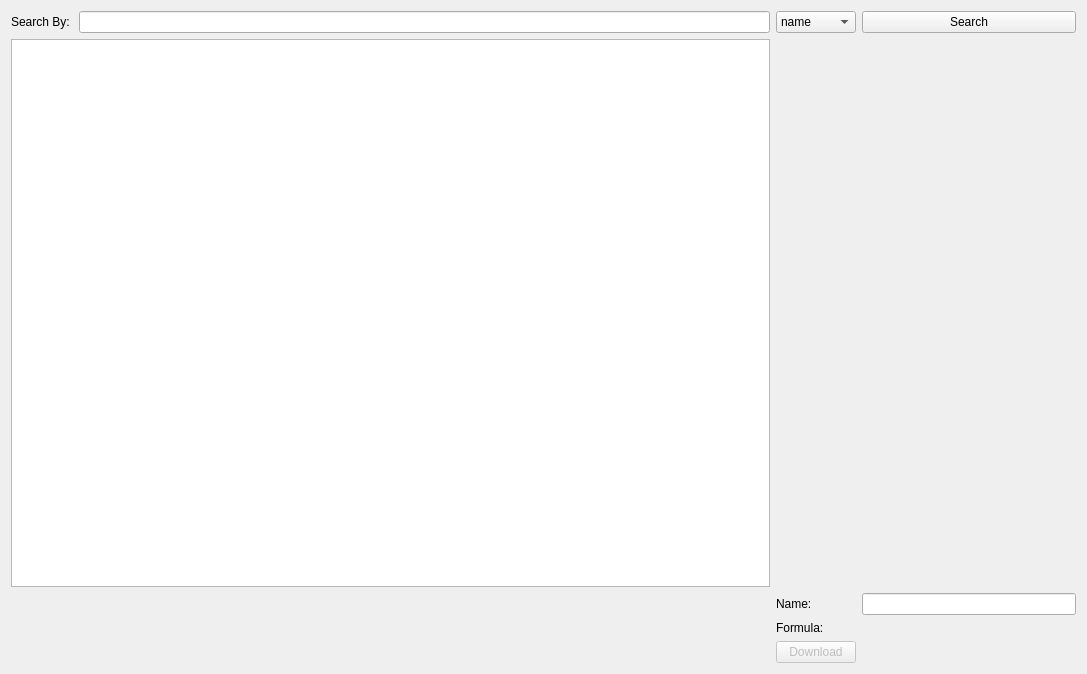
<?xml version="1.0" encoding="UTF-8"?>
<ui version="4.0">
 <class>PQRWidget</class>
 <widget class="QWidget" name="PQRWidget">
  <property name="geometry">
   <rect>
    <x>0</x>
    <y>0</y>
    <width>1087</width>
    <height>674</height>
   </rect>
  </property>
  <property name="sizePolicy">
   <sizepolicy hsizetype="Expanding" vsizetype="Expanding">
    <horstretch>0</horstretch>
    <verstretch>0</verstretch>
   </sizepolicy>
  </property>
  <property name="windowTitle">
   <string>Import From PQR…</string>
  </property>
  <layout class="QHBoxLayout" name="horizontalLayout">
   <item>
    <layout class="QGridLayout" name="gridLayout">
     <item row="2" column="6">
      <widget class="QPushButton" name="searchButton">
       <property name="sizePolicy">
        <sizepolicy hsizetype="Minimum" vsizetype="Fixed">
         <horstretch>0</horstretch>
         <verstretch>0</verstretch>
        </sizepolicy>
       </property>
       <property name="text">
        <string>Search</string>
       </property>
      </widget>
     </item>
     <item row="2" column="1">
      <widget class="QLineEdit" name="molName"/>
     </item>
     <item row="2" column="5">
      <widget class="QComboBox" name="searchTypeBox">
       <property name="sizePolicy">
        <sizepolicy hsizetype="Minimum" vsizetype="Fixed">
         <horstretch>0</horstretch>
         <verstretch>0</verstretch>
        </sizepolicy>
       </property>
       <item>
        <property name="text">
         <string>name</string>
        </property>
       </item>
       <item>
        <property name="text">
         <string>tag</string>
        </property>
       </item>
       <item>
        <property name="text">
         <string>synonym</string>
        </property>
       </item>
       <item>
        <property name="text">
         <string>formula</string>
        </property>
       </item>
       <item>
        <property name="text">
         <string>inchi</string>
        </property>
       </item>
      </widget>
     </item>
     <item row="2" column="0">
      <widget class="QLabel" name="label">
       <property name="sizePolicy">
        <sizepolicy hsizetype="Fixed" vsizetype="Preferred">
         <horstretch>0</horstretch>
         <verstretch>0</verstretch>
        </sizepolicy>
       </property>
       <property name="text">
        <string>Search By: </string>
       </property>
       <property name="buddy">
        <cstring>molName</cstring>
       </property>
      </widget>
     </item>
     <item row="4" column="6">
      <widget class="QLineEdit" name="nameDisplay">
       <property name="readOnly">
        <bool>true</bool>
       </property>
      </widget>
     </item>
     <item row="5" column="6">
      <widget class="QLabel" name="formulaDisplay">
       <property name="text">
        <string/>
       </property>
      </widget>
     </item>
     <item row="5" column="5">
      <widget class="QLabel" name="label_5">
       <property name="text">
        <string>Formula:</string>
       </property>
      </widget>
     </item>
     <item row="3" column="0" colspan="2">
      <widget class="QTableWidget" name="tableWidget">
       <property name="sizePolicy">
        <sizepolicy hsizetype="Expanding" vsizetype="Expanding">
         <horstretch>5</horstretch>
         <verstretch>0</verstretch>
        </sizepolicy>
       </property>
       <property name="minimumSize">
        <size>
         <width>750</width>
         <height>500</height>
        </size>
       </property>
      </widget>
     </item>
     <item row="9" column="5">
      <widget class="QPushButton" name="downloadButton">
       <property name="enabled">
        <bool>false</bool>
       </property>
       <property name="text">
        <string>Download</string>
       </property>
      </widget>
     </item>
     <item row="4" column="5">
      <widget class="QLabel" name="label_4">
       <property name="text">
        <string>Name:</string>
       </property>
       <property name="buddy">
        <cstring>nameDisplay</cstring>
       </property>
      </widget>
     </item>
     <item row="3" column="5" colspan="2">
      <widget class="QLabel" name="pngPreview">
       <property name="sizePolicy">
        <sizepolicy hsizetype="Fixed" vsizetype="Fixed">
         <horstretch>0</horstretch>
         <verstretch>0</verstretch>
        </sizepolicy>
       </property>
       <property name="minimumSize">
        <size>
         <width>300</width>
         <height>300</height>
        </size>
       </property>
       <property name="maximumSize">
        <size>
         <width>300</width>
         <height>300</height>
        </size>
       </property>
       <property name="text">
        <string/>
       </property>
      </widget>
     </item>
    </layout>
   </item>
  </layout>
 </widget>
 <resources/>
 <connections/>
</ui>
